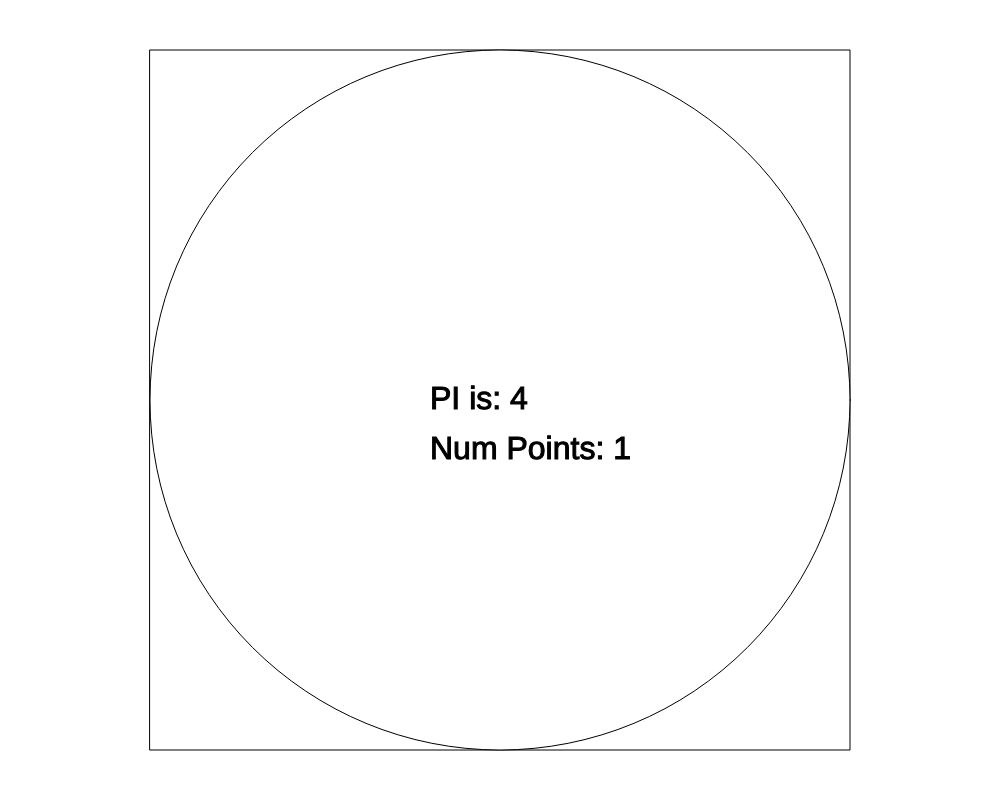
Frame 1 (no input)
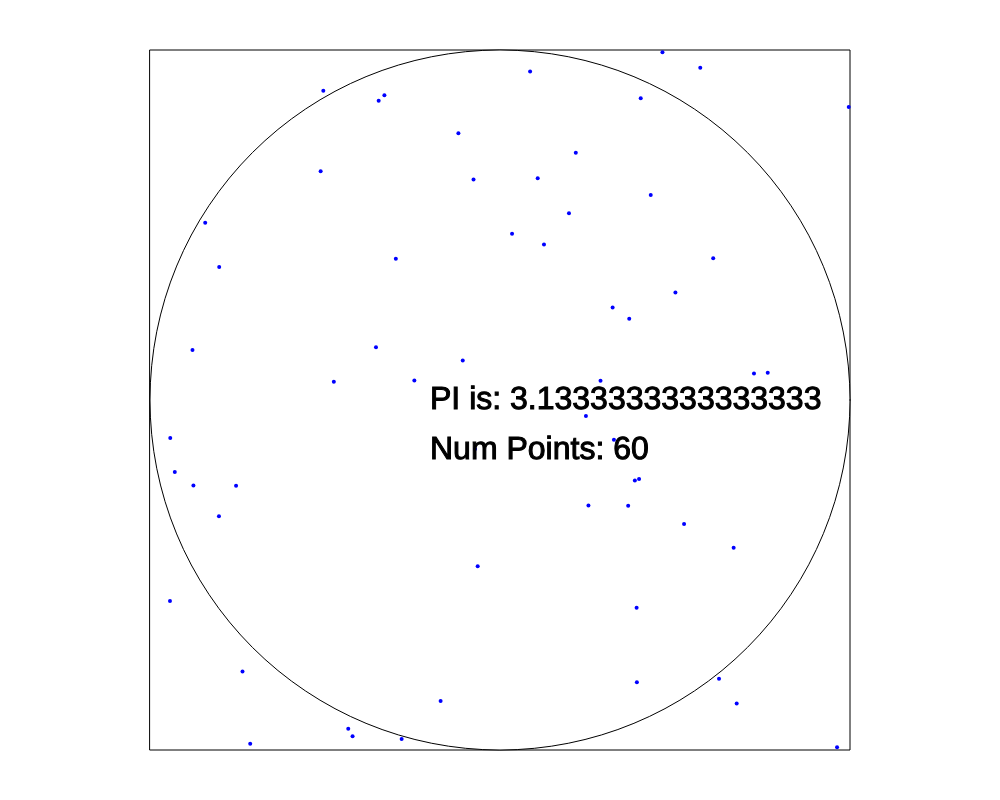
Frame 60 (no input)
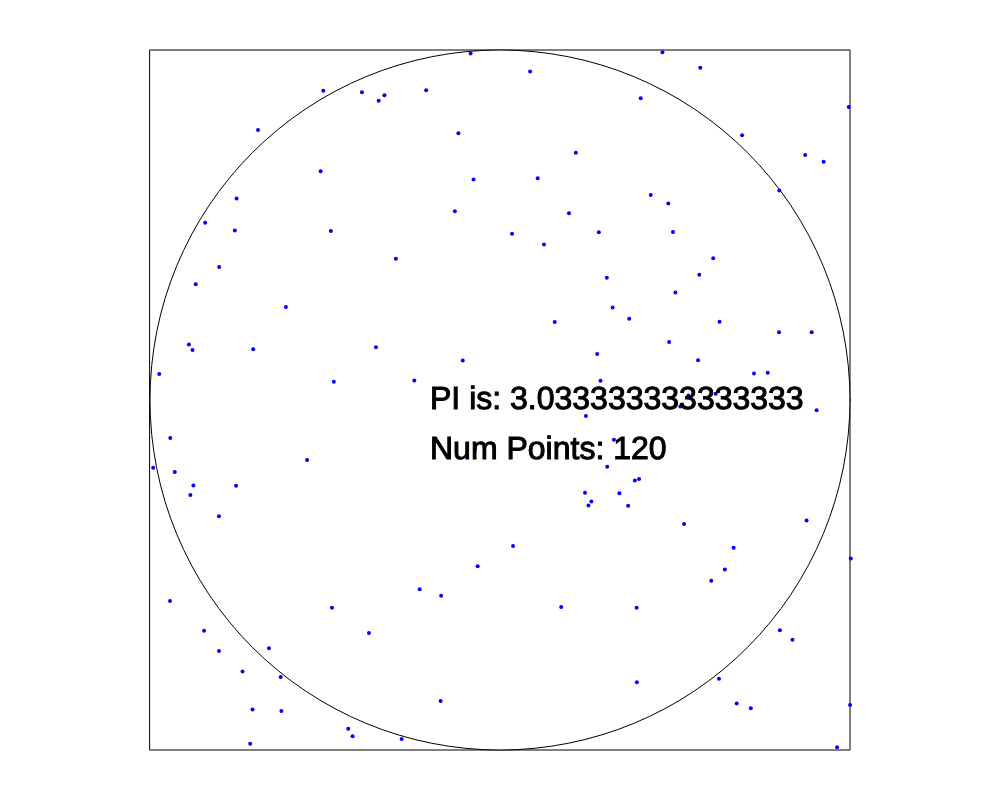
Frame 120 (the mouse pressed at the canvas centre since frame 60)

The p5.js sketch that drew these frames (run headless with seeded random() and noise() and a simulated clock; from frame 60 on, the mouse is pressed at the canvas centre):

// p5.js sketch
// ── sketch.js
let tick = 0;
let pointVectors = [];
let currPoint;
let numPointsInCircle = 0;

const CANVAS_SIZE_X = 1000;
const CANVAS_SIZE_Y = 800;

const CIRCLE_CENTER_X = CANVAS_SIZE_X/2;
const CIRCLE_CENTER_Y = CANVAS_SIZE_Y/2;
const CIRCLE_DIAMETER = 700;

function setup() {
    frameRate(120);
    createCanvas(CANVAS_SIZE_X, CANVAS_SIZE_Y);
}

function draw() {
    clear();
    drawSquare();
    drawCircle();
    drawPoints(pointVectors);

    tick++;
    if (tick % 1 == 0) {
        chooseNextPoint()
    }

    drawEstimatePI();
}

// Helpers

function drawSquare() {
    stroke('black')
    strokeWeight(1);
    rectMode(CENTER);
    square(CIRCLE_CENTER_X, CIRCLE_CENTER_Y, CIRCLE_DIAMETER);
}

function drawCircle() {
    stroke('black')
    strokeWeight(1);
    circle(CIRCLE_CENTER_X, CIRCLE_CENTER_Y, CIRCLE_DIAMETER);
}

function drawPoints(pointVectors) {
    stroke('blue');
    strokeWeight(4);
    for (vector of pointVectors) {
        point(vector);
    }
}

function drawEstimatePI() {
    stroke('black')
    strokeWeight(1);
    textSize(32);
    textAlign(LEFT, CENTER);
    let estimate = 4 * numPointsInCircle / pointVectors.length;
    text(`PI is: ${estimate}`, CIRCLE_CENTER_X - 70, CIRCLE_CENTER_Y);
    text(`Num Points: ${pointVectors.length}`, CIRCLE_CENTER_X - 70, CIRCLE_CENTER_Y + 50);
}

function chooseNextPoint() {
    let randX = random(-CIRCLE_DIAMETER/2, CIRCLE_DIAMETER/2 + 1)
    let randY = random(-CIRCLE_DIAMETER/2, CIRCLE_DIAMETER/2 + 1)

    let coordX = CIRCLE_CENTER_X + randX;
    let coordY = CIRCLE_CENTER_Y + randY;

    let pointVector = createVector(coordX, coordY)
    pointVectors.push(pointVector)
    
    if (dist(coordX, coordY, CIRCLE_CENTER_X, CIRCLE_CENTER_Y) <= CIRCLE_DIAMETER/2) {
        numPointsInCircle++
    }
}
